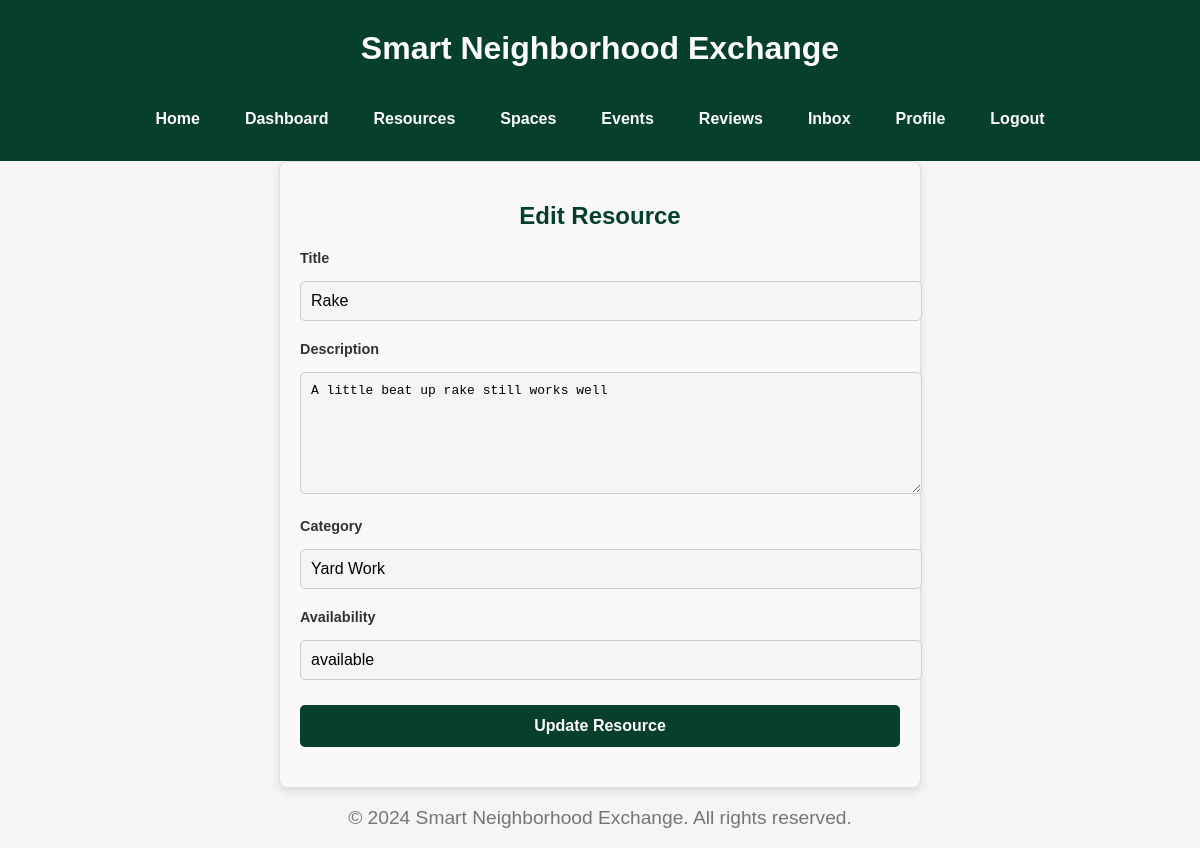
The page /edit-resource/5 (signed in) on the database its author committed.
### tables this page shows
CREATE TABLE Resources (
    resource_id INTEGER PRIMARY KEY AUTOINCREMENT,
    user_id INTEGER,
    title TEXT NOT NULL,
    description TEXT,
    images TEXT,
    category TEXT,
    availability TEXT,
    date_posted TEXT NOT NULL,
    FOREIGN KEY (user_id) REFERENCES Users(user_id)
);

### app.py (the view, shortened to what this page needs)
@app.route('/edit-resource/<int:resource_id>', methods=['GET', 'POST'])
def edit_resource(resource_id):
    user_id = get_user_id()
    con = get_db()
    cur = con.execute("SELECT * FROM Resources WHERE resource_id = ? AND user_id = ?", (resource_id, user_id))
    resource = cur.fetchone()
    if resource is None:
        flash("Resource not found or you do not have permission to edit it.")
        return redirect(url_for('my_resources'))
    return render_template('resources/edit_resource.html', resource=resource)

### app.py (called while the page is built)
def get_db():
    db = getattr(g, '_database', None)
    if db is None:
        db = g._database = sqlite3.connect(DATABASE)
    return db

@app.teardown_appcontext
def close_connection(exception):
    db = getattr(g, '_database', None)
    if db is not None:
        db.close()

def get_user_id():
    return session.get('user_id')

### templates/resources/edit_resource.html (shortened to what this page needs)
{% extends "base.html" %}
{% block content %}
<div class="edit-resource-container">
    <h2 class="edit-resource-title">Edit Resource</h2>
    <form method="POST" action="{{ url_for('edit_resource', resource_id=resource[0]) }}" class="edit-resource-form">
        <label for="title">Title</label>
        <input type="text" id="title" name="title" value="{{ resource[2] }}" required>
        <label for="description">Description</label>
        <textarea id="description" name="description" required>{{ resource[3] }}</textarea>
        <label for="category">Category</label>
        <input type="text" id="category" name="category" value="{{ resource[5] }}" required>
        <label for="availability">Availability</label>
        <input type="text" id="availability" name="availability" value="{{ resource[6] }}" required>
        <button type="submit">Update Resource</button>
    </form>
</div>
{% endblock %}

### static/css/style.css (style rules this page uses)
body { font-family: Arial, sans-serif; background-color: #f5f5f5; margin: 0; padding: 0; }
h1, h2 { color: #333333; }
h2 { font-size: 1.5em; color: #333333; margin-bottom: 20px; }
form { margin: 20px 0; }
label { display: block; font-size: 0.9em; color: #333333; margin-bottom: 5px; }
input[type="text"], input[type="email"], input[type="password"], input[type="file"], textarea { width: 100%; padding: 10px; font-size: 1em; border: 1px solid #cccccc; border-radius: 5px; background-color: #f5f5f5; margin: 10px 0; }
textarea { resize: vertical; min-height: 80px; }
button { width: 100%; padding: 12px; font-size: 1em; font-weight: bold; color: #ffffff; background-color: #06402B; border: none; border-radius: 5px; cursor: pointer; transition: background-color 0.3s ease; }
h2 { color: #06402B; text-align: center; margin-bottom: 20px; }
body { overflow-y: auto; }
body { font-family: Arial, sans-serif; background-color: #f5f5f5; margin: 0; padding: 0; overflow-y: auto; }
.edit-resource-container { max-width: 600px; margin: 0 auto; padding: 20px; background-color: #f9f9f9; border: 1px solid #ddd; border-radius: 8px; box-shadow: 0 4px 8px rgba(0, 0, 0, 0.1); }
.edit-resource-title { text-align: center; color: #06402B; margin-bottom: 20px; }
.edit-resource-form label { display: block; margin: 10px 0 5px; font-weight: bold; color: #333; }
.edit-resource-form input[type="text"], .edit-resource-form textarea { width: 100%; padding: 10px; border: 1px solid #ccc; border-radius: 5px; font-size: 1em; background-color: #f5f5f5; }
.edit-resource-form textarea { resize: vertical; min-height: 100px; }
.edit-resource-form button { width: 100%; padding: 12px; color: #fff; background-color: #06402B; border: none; border-radius: 5px; font-size: 1em; font-weight: bold; cursor: pointer; margin-top: 15px; transition: background-color 0.3s ease; }
h2 { color: #2a643d; text-align: center; margin-bottom: 20px; }
h1, h2 { text-align: center; color: #2a643d; margin-bottom: 20px; }

### rows shown on the page
Resources: title "Rake", description "A little beat up rake still works well", category "Yard Work", availability "available"
